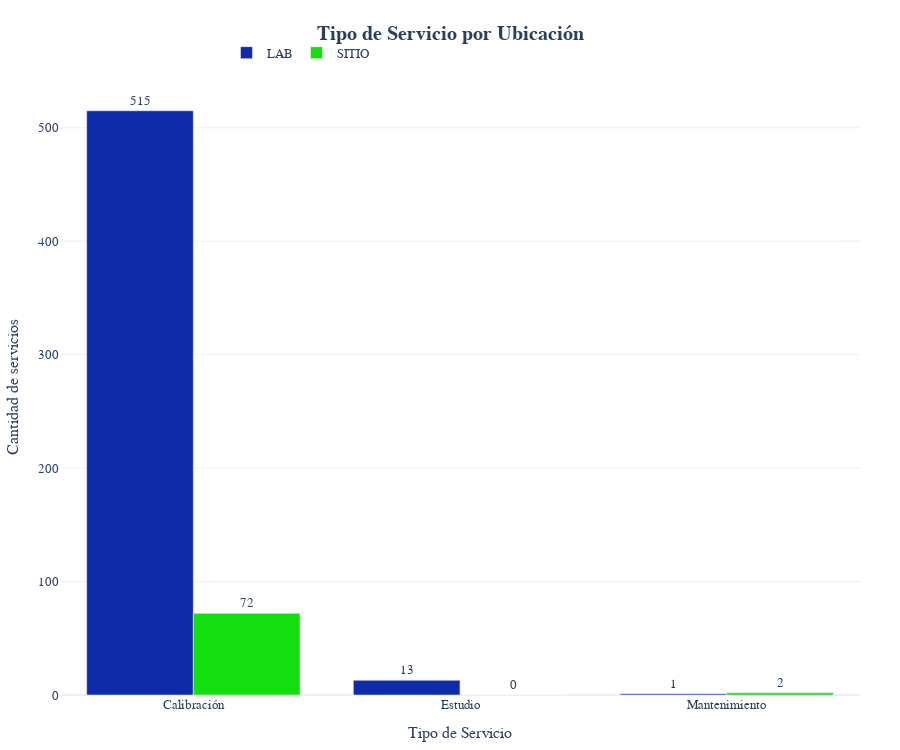

The cell this chart's notebook holds for it:
### Markdown cell above
### Gráfico de barras con los servicios de mantenimiento clasificados por tipo

### Code cell
# Definir una paleta de colores verdizules
colors = ["#0e2Ba9", "#14df0e"]

# Obtener los diferentes tipos de servicio y ubicaciones
tipos_de_servicio = loc_melted['Tipo de Servicio'].unique()
ubicaciones = loc_melted['Ubicación'].unique()

traces = []

# Para asignar un color diferente a cada ubicación, usamos enumerate
for i, ubic in enumerate(ubicaciones):
    df_servicio = loc_melted[loc_melted['Ubicación'] == ubic]
    
    # Creamos customdata para enviar la información al hover
    custom_data = df_servicio[['Ubicación', 'Tipo de Servicio']]
    
    traces.append(
        go.Bar(
            x=df_servicio['Tipo de Servicio'],
            y=df_servicio['Total'],
            name=ubic,
            text=df_servicio['Total'],
            textposition='outside',
            customdata=custom_data,
            hovertemplate=(
                '<b>Ubicación:</b> %{customdata[0]}<br>'
                '<b>Tipo de Servicio:</b> %{customdata[1]}<br>'
                '<b>Cantidad:</b> %{y:,}<extra></extra>'
            ),
            marker=dict(color=colors[i % len(colors)]),
        )
    )

layout = go.Layout(
    title=dict(
        text="<b>Tipo de Servicio por Ubicación</b>",
        x=0.5,
        font=dict(size=20)
    ),
    font=dict(family="Arial", size=13),
    xaxis_title='Tipo de Servicio',
    yaxis_title='Cantidad de servicios',
    barmode='group',
    template="plotly_white",
    height=750,
    legend=dict(
        orientation="h",
        yanchor="bottom",
        y=1.02,
        xanchor="center",
        x=0.3,
        bgcolor='rgba(255,255,255,0.8)',
    ),
    margin=dict(t=80, b=50, l=60, r=40)
)

fig = go.Figure(data=traces, layout=layout)
fig.show()

### Figure 1 — Plotly figure (JSON) as saved in the notebook; plotly's stock layout.template omitted (floating-point values rounded to 4 significant figures)
{"data": [{"customdata": [["LAB", "Calibración"], ["LAB", "Estudio"], ["LAB", "Mantenimiento"]], "hovertemplate": "<b>Ubicación:</b> %{customdata[0]}<br><b>Tipo de Servicio:</b> %{customdata[1]}<br><b>Cantidad:</b> %{y:,}<extra></extra>", "marker": {"color": "#0e2Ba9"}, "name": "LAB", "text": [515.0, 13.0, 1.0], "textposition": "outside", "type": "bar", "x": ["Calibración", "Estudio", "Mantenimiento"], "y": [515.0, 13.0, 1.0]}, {"customdata": [["SITIO", "Calibración"], ["SITIO", "Mantenimiento"], ["SITIO", "Estudio"]], "hovertemplate": "<b>Ubicación:</b> %{customdata[0]}<br><b>Tipo de Servicio:</b> %{customdata[1]}<br><b>Cantidad:</b> %{y:,}<extra></extra>", "marker": {"color": "#14df0e"}, "name": "SITIO", "text": [72.0, 2.0, 0.0], "textposition": "outside", "type": "bar", "x": ["Calibración", "Mantenimiento", "Estudio"], "y": [72.0, 2.0, 0.0]}], "layout": {"barmode": "group", "font": {"family": "Arial", "size": 13}, "height": 750, "legend": {"bgcolor": "rgba(255,255,255,0.8)", "orientation": "h", "x": 0.3, "xanchor": "center", "y": 1.02, "yanchor": "bottom"}, "margin": {"b": 50, "l": 60, "r": 40, "t": 80}, "title": {"font": {"size": 20}, "text": "<b>Tipo de Servicio por Ubicación</b>", "x": 0.5}, "xaxis": {"title": {"text": "Tipo de Servicio"}}, "yaxis": {"title": {"text": "Cantidad de servicios"}}}}
